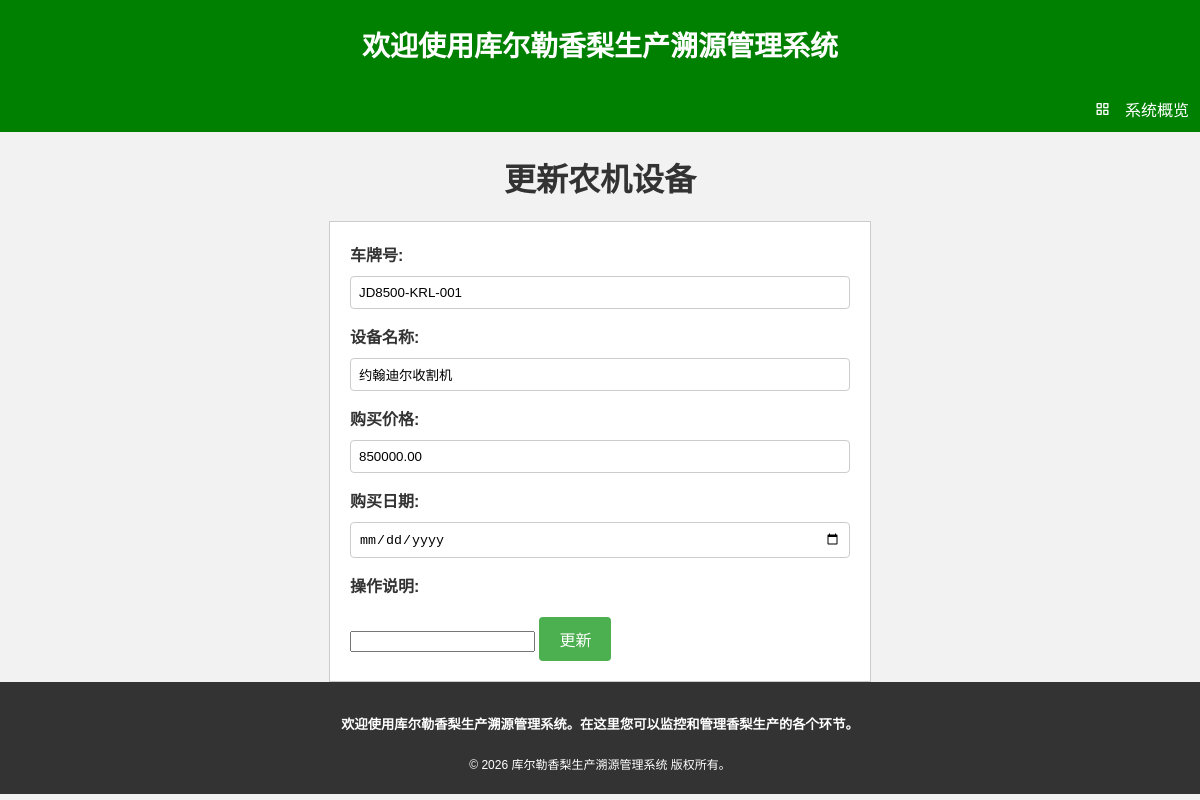
Page /update_machinery/JD8500-KRL-001/ on the committed database.
### homepage/models.py (models this page shows)
class Machinery(models.Model):
    user=models.ForeignKey(User, on_delete=models.CASCADE,default=1)
    Number_plate= models.CharField(max_length=20, primary_key=True, verbose_name="设备编号")
    Equipment_name= models.CharField(max_length=20, verbose_name="设备名称")
    Purchase_price= models.DecimalField(max_digits=10,decimal_places=2, default=0, verbose_name="购买价格")
    Purchase_date = models.DateField(verbose_name="购买日期")
    Operation=models.TextField(blank=True, verbose_name="操作说明")
    class Meta:
        db_table = "Machinery"
        verbose_name = "机械设备"
        verbose_name_plural = "机械设备"

### homepage/views.py (the view)
# urls.py: path("update_machinery/<str:Number_plate>/", Update_machinery, name="update-machinery"),
def Update_machinery(request,Number_plate):
    machinery=Machinery.objects.get(Number_plate=Number_plate)
    form = MachineryForm(request.POST, instance=machinery)
    if form.is_valid():
        form.save()
        return redirect("homepage:show-machinery")
    else:
        print(form.errors)
    return render(request, "homepage/updatemachinery.html", {'machinery':machinery})

### homepage/templates/homepage/updatemachinery.html (shortened to what this page needs)
{%extends 'homepage/base.html'%}
{%block content%}
<head>
    </head>
    <body>
      <h1>更新农机设备</h1>
      <form method="post">
        <label for="id_Number_plate">车牌号:</label>
        <input type="text" name="Number_plate" id="id_Number_plate" value="{{machinery.Number_plate }}" required>
        <label for="id_Equipment_name">设备名称:</label>
        <input type="text" name="Equipment_name" id="id_Equipment_name" value="{{ machinery.Equipment_name }}" required>
        <label for="id_Purchase_price">购买价格:</label>
        <input type="number" name="Purchase_price" id="id_Purchase_price" value="{{ machinery.Purchase_price }}" required>
        <label for="id_Purchase_date">购买日期:</label>
        <input type="date" name="Purchase_date" id="id_description" value="{{ machinery.Purchase_date }}" required>
        <label for="id_Operation">操作说明:</label>
        <input type="description" name="Operation" id="id_Operation" value="{{ machinery.Operation }}"required>
        <input type="submit" value="更新">
      </form>
    </body>
    {%endblock%}

### homepage/templates/homepage/updatemachinery.html (style rules this page uses)
body { font-family: Arial, sans-serif; background-color: #f2f2f2; margin: 0; }
h1 { text-align: center; color: #333; }
form { background-color: #fff; border: 1px solid #ccc; padding: 20px; margin-top: 20px; max-width: 500px; margin-left: auto; margin-right: auto; }
label { display: block; margin-bottom: 10px; font-weight: bold; color: #333; }
input[type="text"], input[type="date"], input[type="number"] { width: 100%; padding: 8px; border: 1px solid #ccc; border-radius: 4px; box-sizing: border-box; margin-bottom: 15px; }
input[type="submit"] { background-color: #4CAF50; color: white; padding: 10px 20px; border: none; border-radius: 4px; cursor: pointer; font-size: 16px; margin-top: 10px; }

### rows in the picture
Machinery: Number_plate "JD8500-KRL-001", Equipment_name "约翰迪尔收割机", Purchase_price "850000.00"
